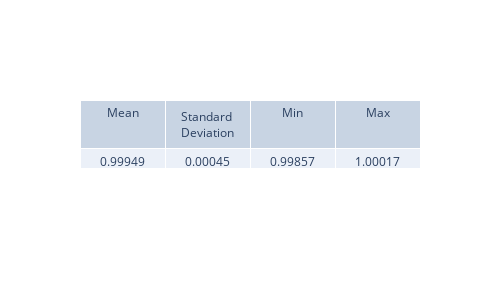

Notebook source saved alongside this figure:
### Code cell
from scipy.integrate import simpson

norms = []

for i in range(2000):
    psi_sq_i = psi_real_pinn[:, i] ** 2 + psi_img_pinn[:, i] ** 2
    normalization = simpson(psi_sq_i, x=x_values)
    normalization_monte = np.mean(psi_sq_i) * (x_max - x_min)
    norms.append(normalization)
    
view_metrics(np.array(norms))

fig, ax = plt.subplots(figsize=(8, 5), dpi=200)

ax.plot(t_values, norms, '-', label='Normalization')
ax.axhline(1.0, color='red', linestyle='--', label='Expected = 1')

# 🛠 Disable offset notation and scientific formatting
ax.yaxis.get_major_formatter().set_useOffset(False)

ax.set_xlabel('Time (ps)')
ax.set_ylabel('Normalization')
ax.set_title('Wavefunction Normalization Over Time')
ax.legend()
ax.grid(True)

plt.tight_layout()
plt.show()

### Figure 1 — Plotly figure (JSON) as saved in the notebook; plotly's stock layout.template omitted (floating-point values rounded to 4 significant figures)
{"data": [{"cells": {"values": [["0.99949"], ["0.00045"], ["0.99857"], ["1.00017"]]}, "header": {"values": ["Mean", "Standard Deviation", "Min", "Max"]}, "type": "table"}], "layout": {"height": 300, "width": 500}}
